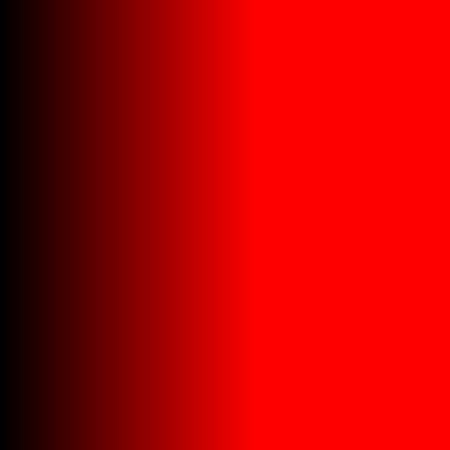
Frame 1 (no input)
Frame 60 (the mouse pressed at the canvas centre just before this capture): identical to frame 1, image omitted
Frame 120 (the mouse held since frame 60 and released just before this capture): identical to frame 1, image omitted

The Processing sketch that drew this single still picture (run headless with seeded random() and noise(); from frame 60 on, the mouse is pressed at the canvas centre):

// Processing sketch: black_to_red_processing
// ── black_to_red_processing.pde
//James McGuigan
void setup()
{
  size(450,450);
  
}

void draw()
{
 background(256);
 
 /*for(int i=0;i < width; i++)
 {
   for(int j=0;j < height; j++)
 {
   set(i,j,color(i,0,0)); 

 */
  for(int a=0;a < height; a++)
 {
   for(int b=0;b < width; b++)
 {
   set(a,b,color(a,0,0)); 
 }
 } 
}
